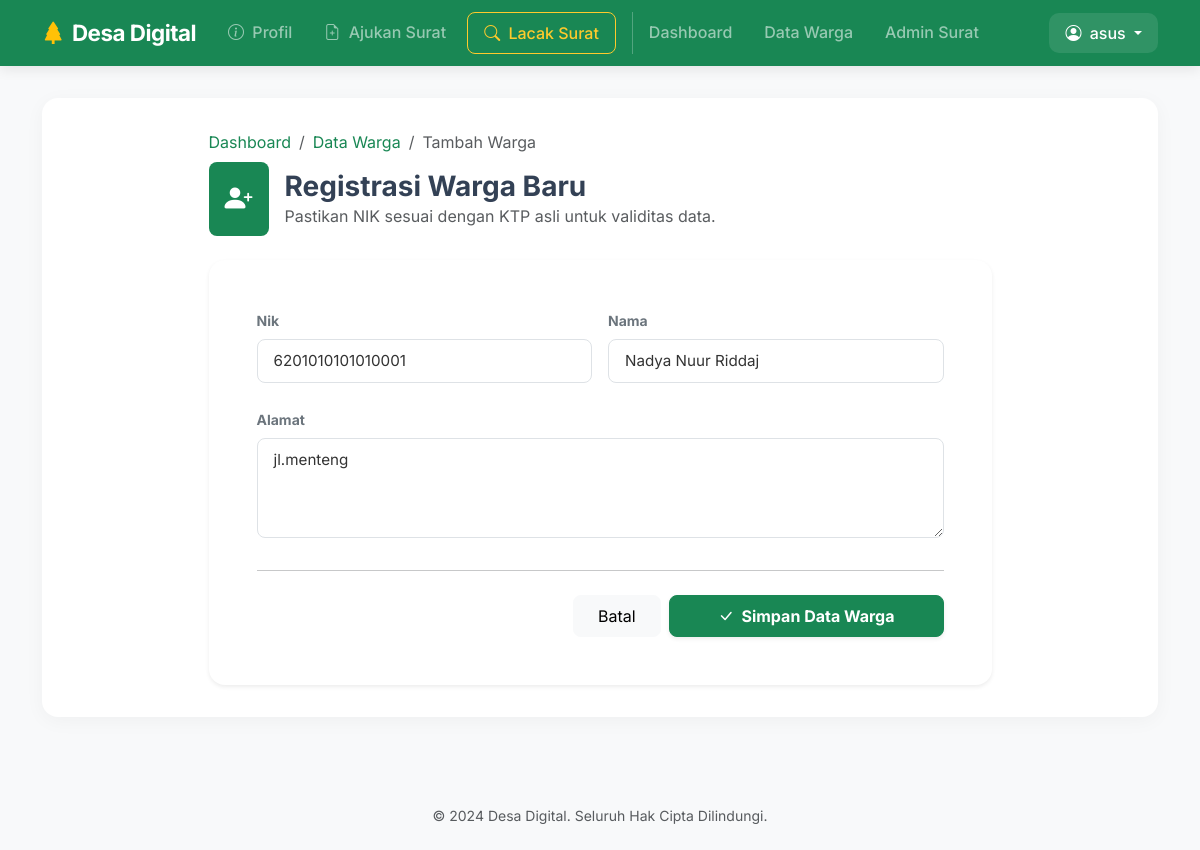
The app's page /warga/edit/1/ (signed in) with its own data.
### core/models.py (models this page shows)
class Warga(models.Model):
    nik = models.CharField(max_length=20, unique=True)
    nama = models.CharField(max_length=100)
    alamat = models.TextField()

### core/views.py (the view)
# urls.py: path('warga/edit/<int:id>/', views.warga_edit, name="warga_edit"),
@login_required
def warga_edit(request, id):
    warga = get_object_or_404(Warga, id=id)
    form = WargaForm(request.POST or None, instance=warga)
    if form.is_valid():
        form.save()
        messages.success(request, f"Data warga {warga.nama} berhasil diperbarui.")
        return redirect("warga_list")
    return render(request, "warga_form.html", {"form": form, "warga": warga})

### core/forms.py
class WargaForm(forms.ModelForm):
    class Meta:
        model = Warga
        fields = "__all__"

### core/templates/warga_form.html (shortened to what this page needs)
{% extends "base.html" %}
{% block content %}
<div class="row justify-content-center">
    <div class="col-lg-9">
        <nav aria-label="breadcrumb">
            <ol class="breadcrumb mb-2">
                <li class="breadcrumb-item"><a href="{% url 'dashboard' %}" class="text-success decoration-none">Dashboard</a></li>
                <li class="breadcrumb-item"><a href="{% url 'warga_list' %}" class="text-success decoration-none">Data Warga</a></li>
                <li class="breadcrumb-item active">Tambah Warga</li>
            </ol>
        </nav>
        <div class="d-flex align-items-center mb-4">
            <div class="bg-success text-white p-3 rounded-3 me-3">
                <i class="bi bi-person-plus-fill fs-3"></i>
            </div>
            <div>
                <h3 class="fw-bold mb-0">Registrasi Warga Baru</h3>
                <p class="text-muted mb-0">Pastikan NIK sesuai dengan KTP asli untuk validitas data.</p>
            </div>
        </div>
        <div class="card border-0 shadow-sm rounded-4">
            <div class="card-body p-4 p-md-5">
                <form method="post" class="needs-validation">
                    <div class="row g-3">
                        {% for field in form %}
                            <div class="col-12 {% if 'alamat' not in field.name.lower and 'keterangan' not in field.name.lower %}col-md-6{% endif %} mb-2">
                                <label for="{{ field.id_for_label }}" class="form-label small fw-bold text-secondary">
                                    {{ field.label }}
                                </label>
                                <div class="custom-input-wrapper">
                                    {{ field }}
                                </div>
                            </div>
                        {% endfor %}
                    </div>
                    <hr class="my-4 opacity-25">
                    <div class="d-flex justify-content-end gap-2">
                        <a href="{% url 'warga_list' %}" class="btn btn-light px-4 py-2 rounded-3">Batal</a>
                        <button type="submit" class="btn btn-success px-5 py-2 rounded-3 fw-bold shadow-sm">
                            <i class="bi bi-check-lg me-1"></i> Simpan Data Warga
                        </button>
                    </div>
                </form>
            </div>
        </div>
    </div>
</div>
{% endblock %}

### core/templates/base.html (shortened to what this page needs)
<!DOCTYPE html>
<html lang="id">
<head>
    <link href="https://cdn.jsdelivr.net/npm/bootstrap@5.3.0/dist/css/bootstrap.min.css" rel="stylesheet">
    <link rel="stylesheet" href="https://cdn.jsdelivr.net/npm/bootstrap-icons@1.11.0/font/bootstrap-icons.css">
</head>
<body>
<nav class="navbar navbar-expand-lg navbar-dark bg-success sticky-top">
    <div class="container">
        <a class="navbar-brand d-flex align-items-center" href="/">
            <i class="bi bi-tree-fill me-2 text-warning"></i>
            <span>Desa Digital</span>
        </a>
        <div class="collapse navbar-collapse" id="navbarNav">
            <ul class="navbar-nav me-auto mb-2 mb-lg-0">
                <li class="nav-item">
                    <a class="nav-link" href="{% url 'profil' %}">
                        <i class="bi bi-info-circle me-1"></i> Profil
                    </a>
                </li>
                <li class="nav-item">
                    <a class="nav-link" href="{% url 'ajukan_surat' %}">
                        <i class="bi bi-file-earmark-plus me-1"></i> Ajukan Surat
                    </a>
                </li>
                <li class="nav-item">
                    <a class="nav-link nav-tracking" href="{% url 'tracking' %}">
                        <i class="bi bi-search me-1"></i> Lacak Surat
                    </a>
                </li>
                {% if user.is_authenticated %}
                <li class="nav-item">
                    <a class="nav-link" href="{% url 'dashboard' %}">Dashboard</a>
                </li>
                <li class="nav-item">
                    <a class="nav-link" href="{% url 'warga_list' %}">Data Warga</a>
                </li>
                <li class="nav-item">
                    <a class="nav-link" href="{% url 'surat_admin' %}">Admin Surat</a>
                </li>
                {% endif %}
            </ul>
            <ul class="navbar-nav ms-auto align-items-lg-center">
                {% if user.is_authenticated %}
                    <li class="nav-item dropdown">
                        <a class="nav-link dropdown-toggle user-profile-nav text-white" href="#" role="button" data-bs-toggle="dropdown">
                            <i class="bi bi-person-circle me-1"></i> {{ user.username }}
                        </a>
                    </li>
                {% else %}
                    <li class="nav-item">
                        <a class="btn btn-outline-light btn-sm px-4 rounded-pill" href="{% url 'login' %}">
                            Login Admin
                        </a>
                    </li>
                {% endif %}
            </ul>
        </div>
    </div>
</nav>
<div class="container">
    <main class="main-content">
        {% block content %}{% endblock %}
    </main>
</div>
<footer class="text-center py-4 text-muted small">
    &copy; 2024 Desa Digital. Seluruh Hak Cipta Dilindungi.
</footer>
</body>
</html>

### core/templates/base.html (style rules this page uses)
:root { --primary-color: #198754; --accent-color: #ffca2c; }
body { font-family: 'Inter', sans-serif; background-color: #f8f9fa; color: #334155; }
.navbar { box-shadow: 0 4px 12px rgba(0,0,0,0.08); padding: 0.7rem 0; }
.navbar-brand { font-weight: 700; letter-spacing: -0.5px; font-size: 1.4rem; }
.nav-link { font-weight: 500; padding: 0.5rem 1rem !important; transition: all 0.2s; }
.nav-tracking { color: var(--accent-color) !important; border: 1px solid var(--accent-color); border-radius: 8px; margin-left: 5px; }
.main-content { background: #ffffff; border-radius: 16px; padding: 2rem; box-shadow: 0 4px 20px rgba(0,0,0,0.04); margin-top: 2rem; margin-bottom: 4rem; min-height: 70vh; }
.user-profile-nav { background: rgba(255,255,255,0.1); border-radius: 10px; padding: 2px 12px; }

### core/templates/warga_form.html (style rules this page uses)
.custom-input-wrapper input, .custom-input-wrapper select, .custom-input-wrapper textarea { display: block; width: 100%; padding: 0.6rem 1rem; font-size: 0.95rem; color: #333; background-color: #fff; border: 1px solid #dee2e6; border-radius: 8px !important; transition: all 0.2s; }
.custom-input-wrapper textarea { height: 100px; }
.breadcrumb-item a { text-decoration: none; }

### records on screen
Warga: form "6201010101010001" "Nadya Nuur Riddaj" "jl.menteng"

### other values on screen
{{ user.username }} "asus"
{{ field.label }} "Nik" "Nama" "Alamat"
